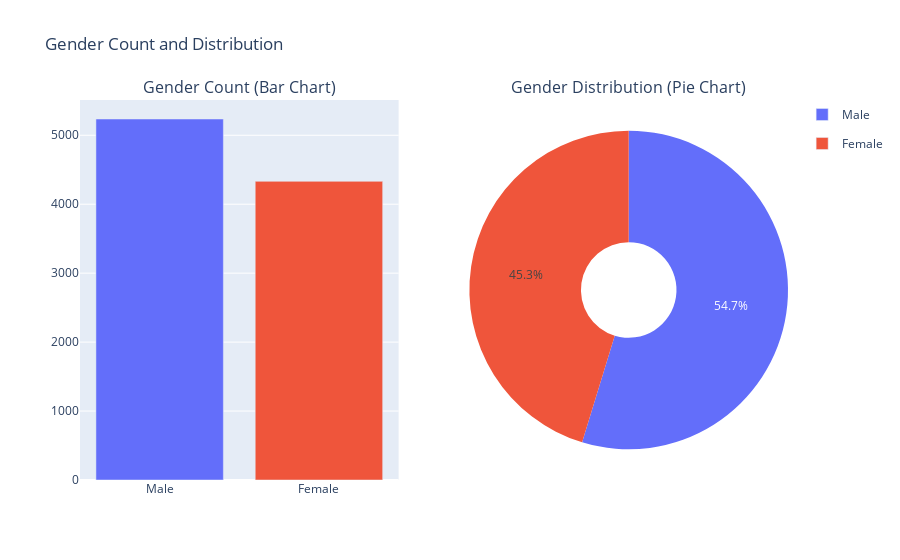

The notebook cell saved with this chart:
### Markdown cell above
This histogram shows the distribution of ages among the bank customers. 

Key points to note:
- The x-axis represents the age of the customers.
- The y-axis represents the frequency of customers within each age bin.
- The plot includes a Kernel Density Estimate (KDE) line, which provides a smoothed estimate of the distribution.

From the plot, we can observe the following:
- The age distribution appears to be roughly normal, with most customers falling within a certain age range.
- There are peaks in the distribution, indicating the most common ages among the customers.
- The KDE line helps to visualize the overall shape of the age distribution more smoothly.

This plot helps in understanding the age demographics of the bank's customer base.

### Code cell
gender_counts = df['gender'].value_counts().reset_index()
gender_counts.columns = ['gender', 'count']

fig = make_subplots(rows=1, cols=2, 
                    subplot_titles=("Gender Count (Bar Chart)", "Gender Distribution (Pie Chart)"),
                    specs=[[{"type": "bar"}, {"type": "pie"}]])

bar_chart = px.bar(gender_counts, x='gender', y='count', 
                   color='gender', labels={'gender': 'Gender', 'count': 'Count'})

for trace in bar_chart.data:
    fig.add_trace(trace, row=1, col=1)
    
pie_chart = px.pie(gender_counts, values='count', names='gender', 
                   hole=0.3, color_discrete_sequence=px.colors.qualitative.Set2)

for trace in pie_chart.data:
    trace.showlegend = False 
    fig.add_trace(trace, row=1, col=2)

fig.update_layout(title_text="Gender Count and Distribution")
fig.show()

### Figure 1 — Plotly figure (JSON) as saved in the notebook; plotly's stock layout.template omitted (floating-point values rounded to 4 significant figures)
{"data": [{"hovertemplate": "Gender=%{x}<br>Count=%{y}<extra></extra>", "legendgroup": "Male", "marker": {"color": "#636efa", "pattern": {"shape": ""}}, "name": "Male", "orientation": "v", "showlegend": true, "textposition": "auto", "type": "bar", "x": ["Male"], "xaxis": "x", "y": [5236], "yaxis": "y"}, {"hovertemplate": "Gender=%{x}<br>Count=%{y}<extra></extra>", "legendgroup": "Female", "marker": {"color": "#EF553B", "pattern": {"shape": ""}}, "name": "Female", "orientation": "v", "showlegend": true, "textposition": "auto", "type": "bar", "x": ["Female"], "xaxis": "x", "y": [4332], "yaxis": "y"}, {"domain": {"x": [0.55, 1], "y": [0, 1]}, "hole": 0.3, "hovertemplate": "gender=%{label}<br>count=%{value}<extra></extra>", "labels": ["Male", "Female"], "legendgroup": "", "name": "", "showlegend": false, "type": "pie", "values": [5236, 4332]}], "layout": {"annotations": [{"font": {"size": 16}, "showarrow": false, "text": "Gender Count (Bar Chart)", "x": 0.225, "xanchor": "center", "xref": "paper", "y": 1, "yanchor": "bottom", "yref": "paper"}, {"font": {"size": 16}, "showarrow": false, "text": "Gender Distribution (Pie Chart)", "x": 0.775, "xanchor": "center", "xref": "paper", "y": 1, "yanchor": "bottom", "yref": "paper"}], "title": {"text": "Gender Count and Distribution"}, "xaxis": {"anchor": "y", "domain": [0, 0.45]}, "yaxis": {"anchor": "x", "domain": [0, 1]}}}
